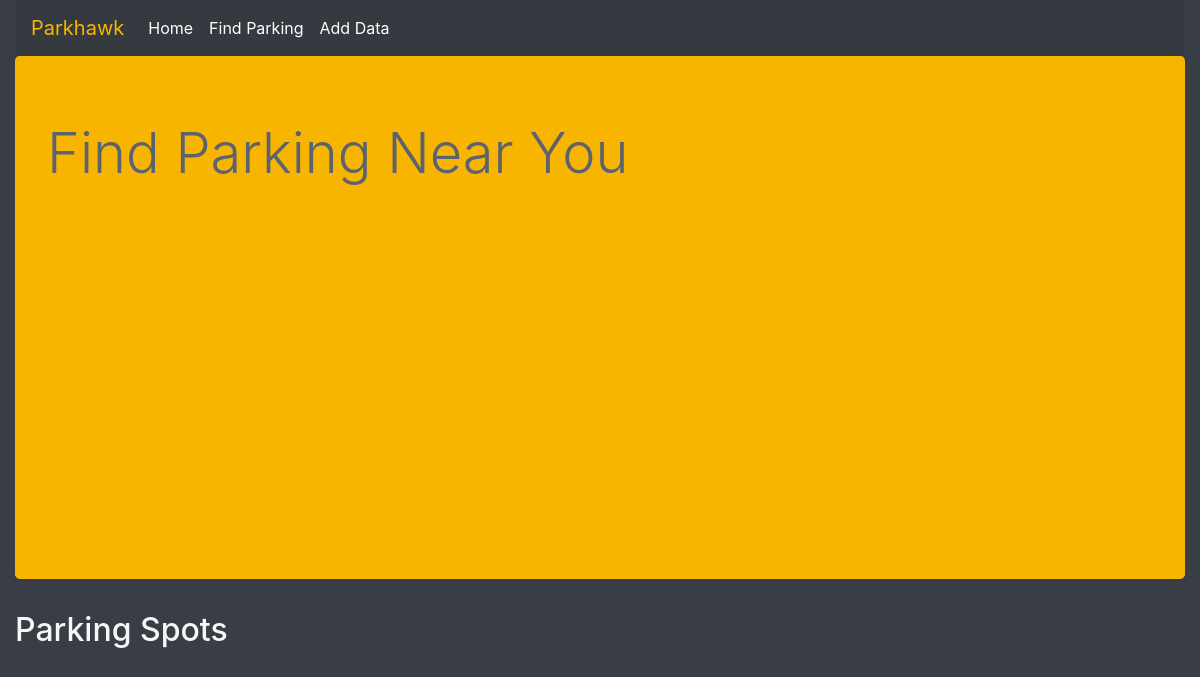
Before: /find-parking with the older database file.
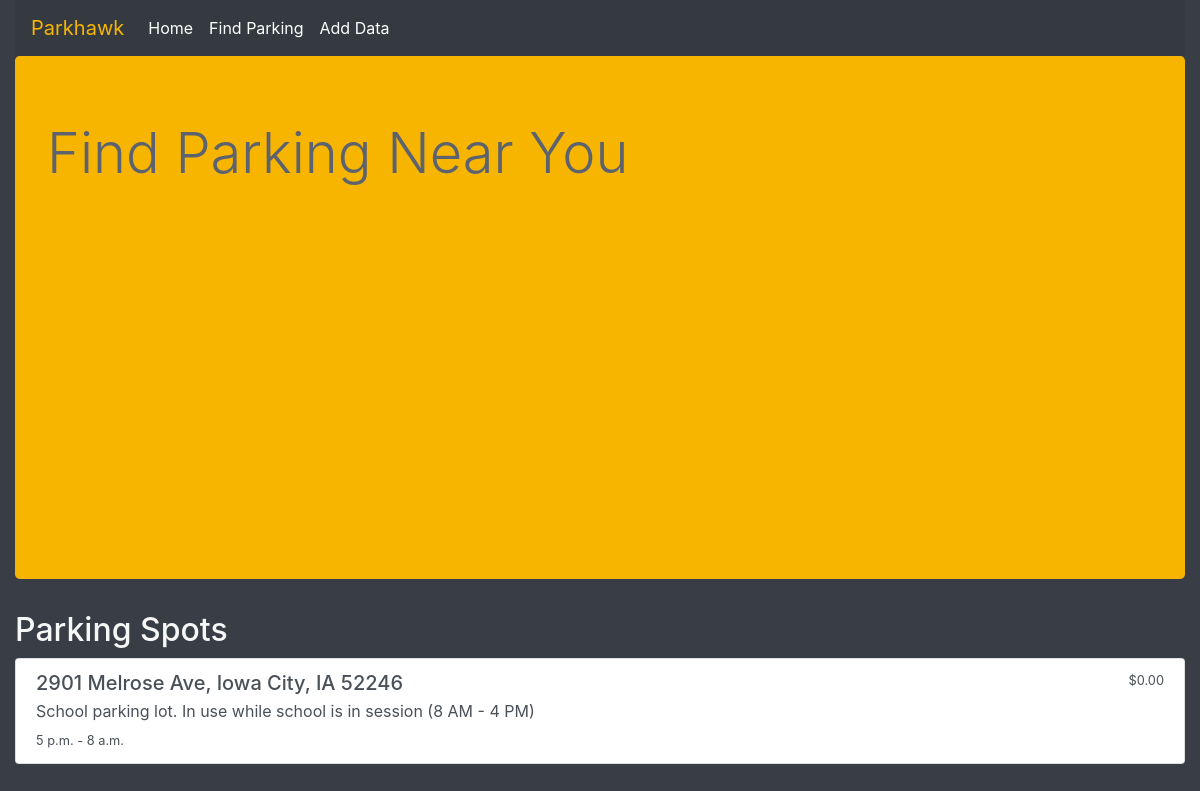
After: the same page with the newer database file.
### parkmap/models.py (models this page shows, shortened)
class ParkingSpot(models.Model):
    address = models.CharField(max_length=140) # address
    latitude = models.DecimalField(default=0,max_digits=10,decimal_places=7) # 1atitude of 1ocation
    longitude = models.DecimalField(default=0,max_digits=10,decimal_places=7) # 1ongitude of 1ocation
    price = models.DecimalField(max_digits=5,decimal_places=2) # price of space
    hours_start_time = models.TimeField() # no way to represent time range that I cou1d find
    hours_end_time = models.TimeField()   # so making start hour and end hour separate
    note = models.CharField(max_length=500) # note for 1isting creator to 1eave for others

### parkmap/views.py (the view)
# urls.py: path('find-parking', views.ParkingListView.as_view(), name='findParking')
class ParkingListView(ListView):
    model = ParkingSpot
    def get_context_data(self, **kwargs):
        context = super().get_context_data(**kwargs)
        return context

### parkmap/templates/parkmap/parkingspot_list.html (shortened to what this page needs)
<!DOCTYPE html>
<html lang="en">
<head>
    {% load staticfiles %}
    <link href="https://stackpath.bootstrapcdn.com/bootstrap/4.1.3/css/bootstrap.min.css" rel="stylesheet">
    <link rel="stylesheet" href="{% static 'parkmap/css/parkingspot_list.css' %}" type="text/css" >
</head>
<header>
    {% include 'parkmap/includes/header.html' %}
</header>
<body>
    <div class="container-fluid">
        <div class="jumbotron">
            <h1 class="display-4">Find Parking Near You</h1>
            <div id="map"></div>
        </div>
        <h2>Parking Spots</h2>
        <div class="list-group">
            {% for spot in object_list %}
                <div class="list-group-item list-group-item-action flex-column align-items-start">
                    <div class="d-flex w-100 justify-content-between">
                        <h5 class="mb-1">{{ spot.address }}</h5>
                        <small>${{ spot.price }}</small>
                    </div>
                    <p class="mb-1">{{ spot.note }}</p>
                    <small>{{ spot.hours_start_time }} - {{ spot.hours_end_time }}</small>
                </div>
            {% endfor %}
        </div>
    </div>
</body>
</html>

Changed rows visible on the page:
added ParkingSpot: address "2901 Melrose Ave, Iowa City, IA 52246", price "0.00", note "School parking lot. In use while school is in session (8 AM - 4 PM)", hours_start_time "5 p.m.", hours_end_time "8 a.m."
